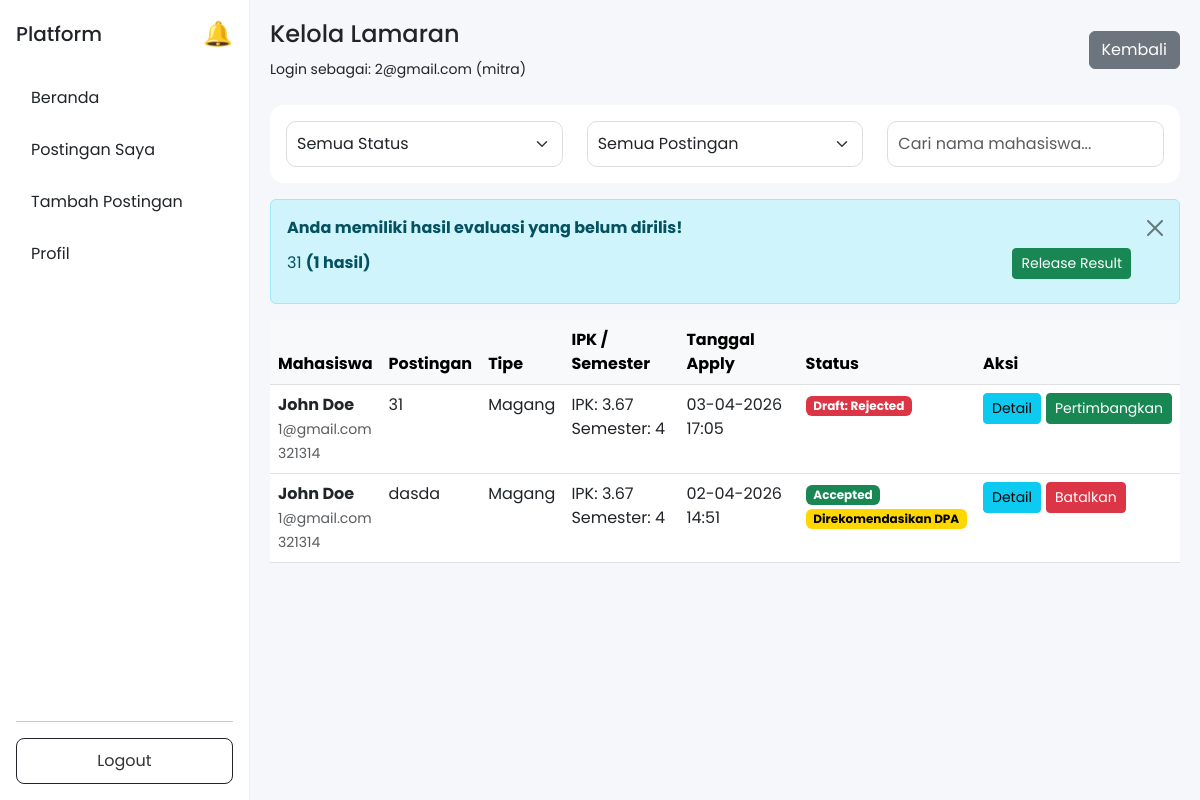
The page /views/mitra/applications.php (signed in) on the database as committed earlier.
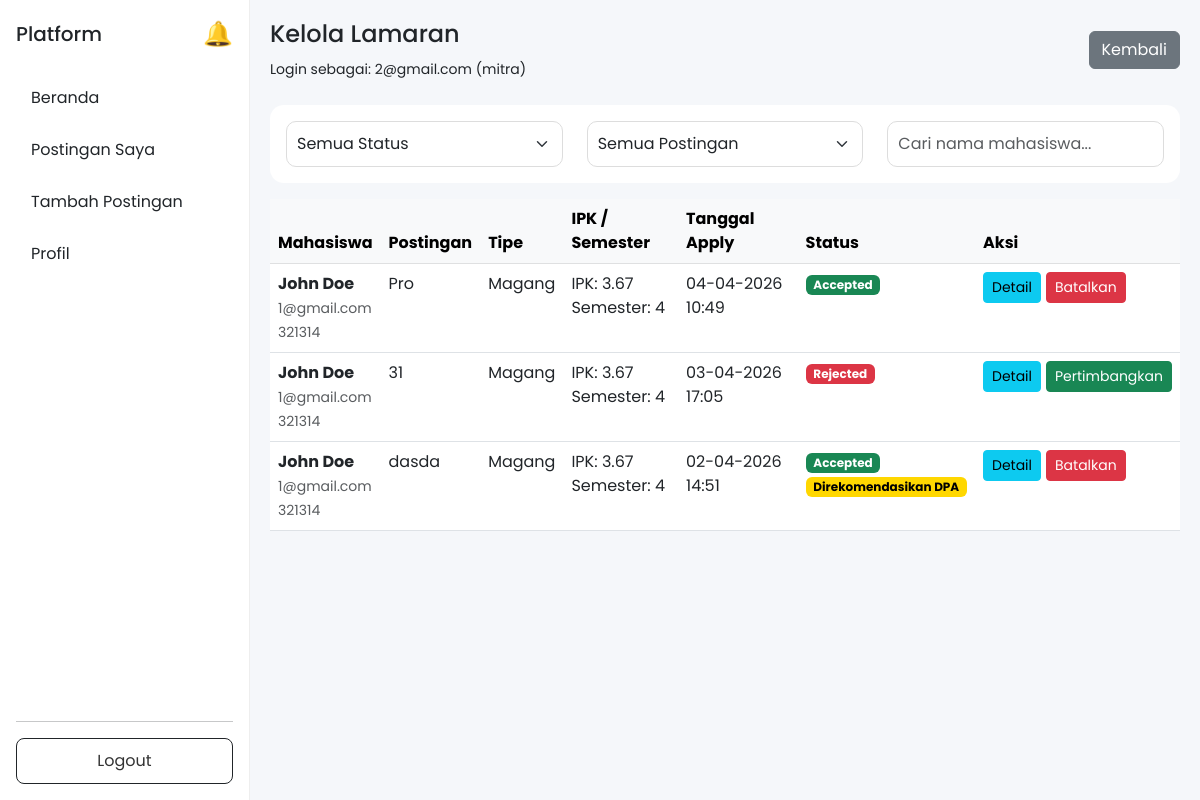
The same page on the database as committed later.
### tables this page shows
CREATE TABLE `peluang` (
  `id` int NOT NULL,
  `mitra_id` int NOT NULL,
  `judul` varchar(150) NOT NULL,
  `deskripsi` text NOT NULL,
  `tipe` enum('magang','kursus') NOT NULL,
  `lokasi` varchar(100) DEFAULT NULL,
  `kuota` int DEFAULT '0',
  `min_ipk` decimal(3,2) DEFAULT '0.00',
  `min_semester` int DEFAULT '1',
  `fakultas` varchar(100) DEFAULT NULL,
  `deadline` datetime NOT NULL,
  `status` enum('pending','approved','rejected') DEFAULT 'approved',
  `created_at` timestamp NULL DEFAULT CURRENT_TIMESTAMP,
  `closed_at` timestamp NULL DEFAULT NULL
);

CREATE TABLE `lamaran` (
  `id` int NOT NULL,
  `mahasiswa_id` int NOT NULL,
  `peluang_id` int NOT NULL,
  `is_recommended` tinyint(1) DEFAULT '0',
  `tanggal_apply` timestamp NULL DEFAULT CURRENT_TIMESTAMP,
  `status` enum('pending','accepted','rejected') DEFAULT 'pending',
  `result_published` tinyint(1) DEFAULT '0' COMMENT 'Status: 0=not published, 1=published to mahasiswa'
);

CREATE TABLE `mahasiswa` (
  `id` int NOT NULL,
  `user_id` int NOT NULL,
  `nim` varchar(20) DEFAULT NULL,
  `nama` varchar(100) DEFAULT NULL,
  `fakultas` varchar(100) DEFAULT NULL,
  `prodi` varchar(100) DEFAULT NULL,
  `angkatan` year DEFAULT NULL,
  `semester` int DEFAULT NULL,
  `ipk` decimal(3,2) DEFAULT NULL,
  `dpa_id` int DEFAULT NULL
);

CREATE TABLE `users` (
  `id` int NOT NULL,
  `email` varchar(100) NOT NULL,
  `password` varchar(255) NOT NULL,
  `role` enum('mahasiswa','mitra','admin','dpa') NOT NULL,
  `created_at` timestamp NULL DEFAULT CURRENT_TIMESTAMP,
  `status` enum('active','pending','inactive') DEFAULT 'active'
);

### views/mitra/applications.php (the view, shortened to what the changed rows need)
<?php
include __DIR__ . '/../../config/database.php';
$user_id = $_SESSION['user_id'];
$query = "SELECT l.id, l.tanggal_apply, l.status, l.is_recommended, COALESCE(l.result_published, 0) as result_published,
                 p.id as peluang_id, p.judul, p.tipe,
                 m.nim, m.nama as mahasiswa_nama, m.fakultas, m.prodi, m.ipk, m.semester,
                 u.email
          FROM lamaran l
          JOIN peluang p ON l.peluang_id = p.id
          JOIN mahasiswa m ON l.mahasiswa_id = m.id
          JOIN users u ON m.user_id = u.id
          WHERE p.mitra_id = ?
          ORDER BY l.tanggal_apply DESC";
$stmt = mysqli_prepare($conn, $query);
mysqli_stmt_bind_param($stmt, 'i', $user_id);
mysqli_stmt_execute($stmt);
$applications = mysqli_stmt_get_result($stmt);
$query_unpublished = "SELECT DISTINCT p.id, p.judul, COUNT(l.id) as unpublished_count
                      FROM peluang p
                      LEFT JOIN lamaran l ON p.id = l.peluang_id AND l.result_published = 0 AND l.status IN ('accepted', 'rejected')
                      WHERE p.mitra_id = ?
                      GROUP BY p.id, p.judul
                      HAVING unpublished_count > 0
                      ORDER BY p.judul";
$stmt_unpub = mysqli_prepare($conn, $query_unpublished);
mysqli_stmt_bind_param($stmt_unpub, 'i', $user_id);
mysqli_stmt_execute($stmt_unpub);
$unpublished_posts = mysqli_stmt_get_result($stmt_unpub);
?>
<!DOCTYPE html>
<html>
<head>
    <link href="https://cdn.jsdelivr.net/npm/bootstrap@5.3.0/dist/css/bootstrap.min.css" rel="stylesheet">
    <link rel="stylesheet" href="../../assets/css/global.css">
    <link rel="stylesheet" href="../../assets/css/layout.css">
</head>
<body>
<div class="d-flex">
    <div class="content">
        <?php
        mysqli_data_seek($unpublished_posts, 0);
        if (mysqli_num_rows($unpublished_posts) > 0):
        ?>
            <div class="alert alert-info alert-dismissible fade show" role="alert">
                <strong>Anda memiliki hasil evaluasi yang belum dirilis!</strong>
                <div class="mt-2">
                    <?php while ($post = mysqli_fetch_assoc($unpublished_posts)): ?>
                        <div class="d-flex justify-content-between align-items-center mb-2">
                            <span><?php echo htmlspecialchars($post['judul']); ?>
                                <strong>(<?php echo $post['unpublished_count']; ?> hasil)</strong></span>
                            <button type="button" class="btn btn-sm btn-success"
                                onclick="releaseResults(<?php echo $post['id']; ?>, '<?php echo htmlspecialchars($post['judul']); ?>')">
                                Release Result
                            </button>
                        </div>
                    <?php endwhile; ?>
                </div>
                <button type="button" class="btn-close" data-bs-dismiss="alert"></button>
            </div>
        <?php endif; ?>
        <div class="card">
            <div class="table-responsive">
                <table class="table table-hover mb-0">
                    <thead class="table-light">
                        <tr>
                            <th>Mahasiswa</th>
                            <th>Postingan</th>
                            <th>Tipe</th>
                            <th>IPK / Semester</th>
                            <th>Tanggal Apply</th>
                            <th>Status</th>
                            <th>Aksi</th>
                        </tr>
                    </thead>
                    <tbody>
                        <?php if (mysqli_num_rows($applications) > 0):
                            mysqli_data_seek($applications, 0);
                            while ($app = mysqli_fetch_assoc($applications)): ?>
                                <tr class="application-row" data-status="<?php echo $app['status']; ?>"
                                    data-post="<?php echo $app['peluang_id']; ?>"
                                    data-name="<?php echo strtolower($app['mahasiswa_nama']); ?>">
                                    <td>
                                        <strong><?php echo htmlspecialchars($app['mahasiswa_nama']); ?></strong><br>
                                        <small class="text-muted"><?php echo htmlspecialchars($app['email']); ?></small><br>
                                        <small class="text-muted"><?php echo htmlspecialchars($app['nim']); ?></small>
                                    </td>
                                    <td><?php echo htmlspecialchars($app['judul']); ?></td>
                                    <td><?php echo ucfirst($app['tipe']); ?></td>
                                    <td>
                                        IPK: <?php echo $app['ipk']; ?><br>
                                        Semester: <?php echo $app['semester']; ?>
                                    </td>
                                    <td><?php echo date('d-m-Y H:i', strtotime($app['tanggal_apply'])); ?></td>
                                    <td>
                                        <span class="badge
                                            <?php echo ($app['status'] == 'accepted') ? 'bg-success' :
                                                   (($app['status'] == 'rejected') ? 'bg-danger' : 'bg-warning'); ?>">
                                            <?php
                                            $display_status = ucfirst($app['status']);
                                            if ($app['status'] != 'pending' && $app['result_published'] == 0) {
                                                $display_status = 'Draft: ' . $display_status;
                                            }
                                            echo $display_status;
                                            ?>
                                        </span>
                                        <?php if ($app['is_recommended']): ?>
                                            <br><span class="badge badge-recommended">Direkomendasikan DPA</span>
                                        <?php endif; ?>
                                    </td>
                                    <td>
                                        <div class="action-buttons">
                                            <a href="view_applicant.php?id=<?php echo $app['id']; ?>" class="btn btn-sm btn-info">Detail</a>
                                            <?php if ($app['status'] == 'pending'): ?>
                                                <button type="button" class="btn btn-sm btn-success"
                                                    onclick="acceptApplication(<?php echo $app['id']; ?>)">Terima</button>
                                                <button type="button" class="btn btn-sm btn-danger"
                                                    onclick="rejectApplication(<?php echo $app['id']; ?>)">Tolak</button>
                                            <?php elseif ($app['status'] == 'accepted'): ?>
                                                <button type="button" class="btn btn-sm btn-danger"
                                                    onclick="rejectApplication(<?php echo $app['id']; ?>)">Batalkan</button>
                                            <?php elseif ($app['status'] == 'rejected'): ?>
                                                <button type="button" class="btn btn-sm btn-success"
                                                    onclick="acceptApplication(<?php echo $app['id']; ?>)">Pertimbangkan</button>
                                            <?php endif; ?>
                                        </div>
                                    </td>
                                </tr>
                            <?php endwhile;
                        endif; ?>
                    </tbody>
                </table>
            </div>
        </div>
    </div>
</div>
</body>
</html>

Rows that differ between the two databases and show on the page:
no longer on this page (row unchanged): peluang: judul "31", unpublished_count "1"
added lamaran: mahasiswa.nama "John Doe", users.email "1@gmail.com", mahasiswa.nim "321314", peluang.judul "Pro", peluang.tipe "Magang", mahasiswa.ipk "3.67", mahasiswa.semester "4", tanggal_apply "04-04-2026 10:49", status "Accepted"
changed lamaran: status "Draft: Rejected" → "Rejected"
Other text that changed with them:
text no longer shown: "Anda memiliki hasil evaluasi yang belum dirilis!"
